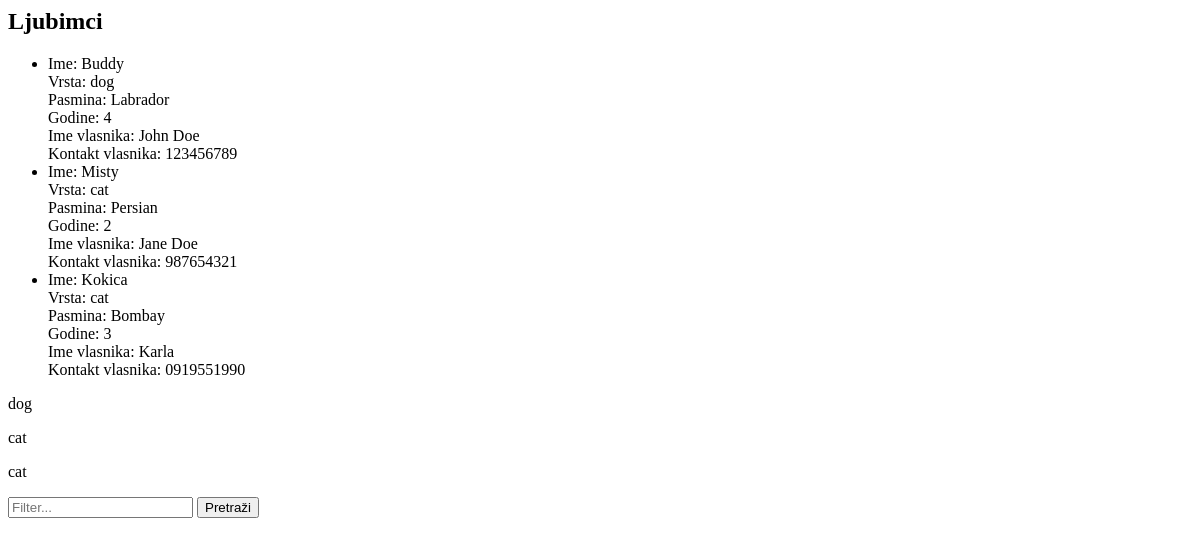
The app's page /pets/, older data.
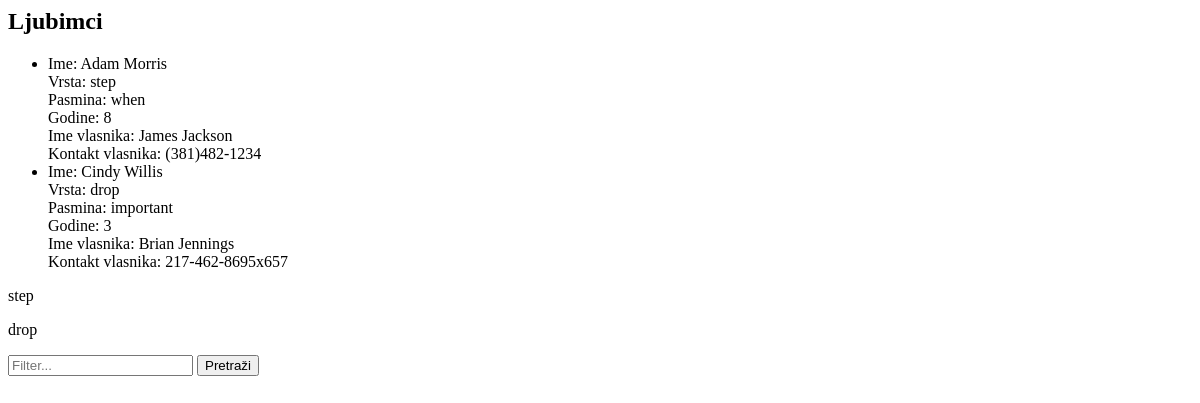
The same page, newer data.
### pets/models.py (models this page shows, shortened)
class Pet(models.Model):
    name = models.CharField(max_length=100)
    species = models.CharField(max_length=50, choices=[
        ('dog', 'Dog'),
        ('cat', 'Cat'),
        ('bird', 'Bird'),
        ('other', 'Other'),
    ])
    breed = models.CharField(max_length=100, blank=True, null=True)
    age = models.PositiveIntegerField()
    owner_name = models.CharField(max_length=100)
    owner_contact = models.CharField(max_length=15)

### pets/views.py (the view)
# urls.py: path('pets/', PetListView.as_view()),
class PetListView(ListView):
    model = Pet
    template_name = './pet_list.html'
    context_object_name = 'objects'
    paginate_by = 10
    def get_queryset(self):
        queryset = super().get_queryset()
        filter_param = self.request.GET.get('filter', None)
        if filter_param:
            queryset = queryset.filter(your_field__icontains=filter_param)  # Filtriraj prema potrebi
        return queryset

### templates/pets/pet_list.html
{% block content %}
    <h2>Ljubimci</h2>
    <ul>
        {% for pet in object_list %}
            <li>
                Ime: {{ pet.name }}<br>
                Vrsta: {{ pet.species }}<br>
                Pasmina: {{ pet.breed }}<br>
                Godine: {{ pet.age }}<br>
                Ime vlasnika: {{ pet.owner_name }}<br>
                Kontakt vlasnika: {{ pet.owner_contact }}<br>
            </li>
        {% endfor %}
    </ul>
{% endblock %}
{% for obj in objects %}
    <p>{{ obj.species }}</p>
{% endfor %}
<form method="get">
    <input type="text" name="filter_param" placeholder="Filter..." value="{{ request.GET.filter_param }}">
    <button type="submit">Pretraži</button>
</form>

Row changes from the older to the newer data that the page shows:
removed Pet: name "Buddy", species "dog", breed "Labrador", age "4", owner_name "John Doe", owner_contact "123456789"
removed Pet: name "Kokica", species "cat", breed "Bombay", age "3", owner_name "Karla", owner_contact "0919551990"
added Pet: name "Adam Morris", species "step", breed "when", age "8", owner_name "James Jackson", owner_contact "(381)482-1234"
changed Pet: name "Misty" → "Cindy Willis"; species "cat" → "drop"; breed "Persian" → "important"; age "2" → "3"; owner_name "Jane Doe" → "Brian Jennings"; owner_contact "987654321" → "217-462-8695x657"
